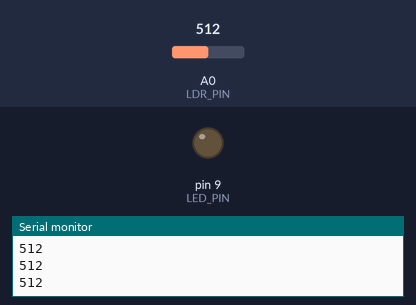
Simulated run of this sketch. Board: Arduino Uno, built with avr-gcc and run on an emulated ATmega328P. Parts: output pins drawn as LEDs (lit = HIGH), the last lines printed to the serial monitor. The test bench sets the inputs (shaded band); at power-on: A0 (LDR_PIN) = 512.

Above: at 1.2 s.
1.3 s: A0 (LDR_PIN) set to 490
At 2.0 s:
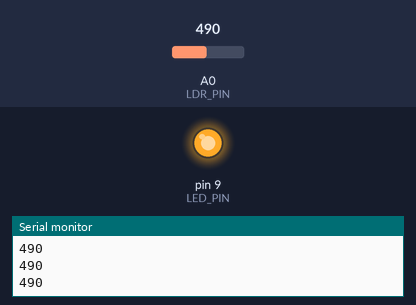
2.9 s: A0 (LDR_PIN) set to 510
At 3.3 s:
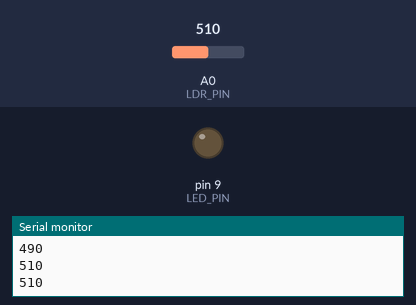
4.5 s: A0 (LDR_PIN) set to 306
At 5.8 s:
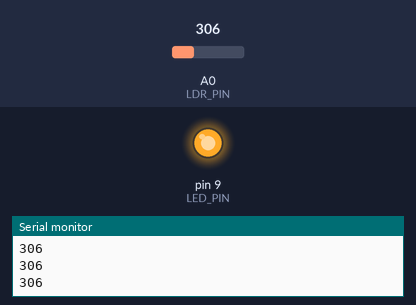
Timing chart, 0 to 7.5 s (numbered marks = the images above; inputs shaded):
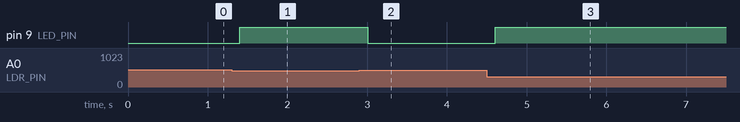

The sketch:

A.ino
```cpp
#define LDR_PIN A0
#define LED_PIN 9

void setup() {
    pinMode(LED_PIN, OUTPUT);
    Serial.begin(9600);
}

void loop() {
    int ldrValue = analogRead(LDR_PIN);
    Serial.println(ldrValue);

    if (ldrValue < 500) {
        digitalWrite(LED_PIN, HIGH);
    } else {
        digitalWrite(LED_PIN, LOW);
    }

    delay(200);
}
```

Measured:
- the behaviour switches between 500 and 499 on A0 (LDR_PIN) (found by bisection; images 0 and 1)
- after the input at 1.3 s, pin 9 (LED_PIN): LOW → HIGH after 0.10 s
- after the input at 2.9 s, pin 9 (LED_PIN): HIGH → LOW after 0.10 s
- after the input at 4.5 s, pin 9 (LED_PIN): LOW → HIGH after 0.11 s
